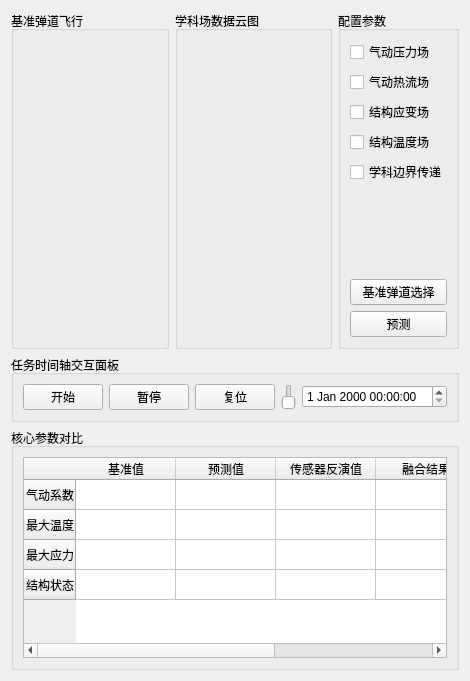
             <widget class="QWidget" name="page_11">
              <layout class="QVBoxLayout" name="verticalLayout_49">
               <item>
                <layout class="QVBoxLayout" name="verticalLayout_46" stretch="7,1,5">
                 <item>
                  <layout class="QHBoxLayout" name="horizontalLayout_63" stretch="3,3,1">
                   <item>
                    <widget class="QGroupBox" name="groupBox_44">
                     <property name="title">
                      <string>基准弹道飞行</string>
                     </property>
                    </widget>
                   </item>
                   <item>
                    <widget class="QGroupBox" name="groupBox_45">
                     <property name="title">
                      <string>学科场数据云图</string>
                     </property>
                    </widget>
                   </item>
                   <item>
                    <widget class="QGroupBox" name="groupBox_46">
                     <property name="title">
                      <string>配置参数</string>
                     </property>
                     <layout class="QVBoxLayout" name="verticalLayout_47">
                      <item>
                       <layout class="QVBoxLayout" name="verticalLayout_48">
                        <item>
                         <widget class="QCheckBox" name="checkBox_7">
                          <property name="text">
                           <string>气动压力场</string>
                          </property>
                         </widget>
                        </item>
                        <item>
                         <widget class="QCheckBox" name="checkBox_9">
                          <property name="text">
                           <string>气动热流场</string>
                          </property>
                         </widget>
                        </item>
                        <item>
                         <widget class="QCheckBox" name="checkBox_11">
                          <property name="text">
                           <string>结构应变场</string>
                          </property>
                         </widget>
                        </item>
                        <item>
                         <widget class="QCheckBox" name="checkBox_10">
                          <property name="text">
                           <string>结构温度场</string>
                          </property>
                         </widget>
                        </item>
                        <item>
                         <widget class="QCheckBox" name="checkBox_8">
                          <property name="text">
                           <string>学科边界传递</string>
                          </property>
                         </widget>
                        </item>
                        <item>
                         <spacer name="verticalSpacer">
                          <property name="orientation">
                           <enum>Qt::Orientation::Vertical</enum>
                          </property>
                          <property name="sizeHint" stdset="0">
                           <size>
                            <width>20</width>
                            <height>40</height>
                           </size>
                          </property>
                         </spacer>
                        </item>
                        <item>
                         <widget class="QPushButton" name="pushButton_62">
                          <property name="text">
                           <string>基准弹道选择</string>
                          </property>
                         </widget>
                        </item>
                        <item>
                         <widget class="QPushButton" name="pushButton_63">
                          <property name="text">
                           <string>预测</string>
                          </property>
                         </widget>
                        </item>
                       </layout>
                      </item>
                     </layout>
                    </widget>
                   </item>
                  </layout>
                 </item>
                 <item>
                  <widget class="QGroupBox" name="groupBox_47">
                   <property name="title">
                    <string>任务时间轴交互面板</string>
                   </property>
                   <layout class="QHBoxLayout" name="horizontalLayout_64">
                    <item>
                     <widget class="QPushButton" name="pushButton_59">
                      <property name="text">
                       <string>开始</string>
                      </property>
                     </widget>
                    </item>
                    <item>
                     <widget class="QPushButton" name="pushButton_60">
                      <property name="text">
                       <string>暂停</string>
                      </property>
                     </widget>
                    </item>
                    <item>
                     <widget class="QPushButton" name="pushButton_61">
                      <property name="text">
                       <string>复位</string>
                      </property>
                     </widget>
                    </item>
                    <item>
                     <widget class="QSlider" name="horizontalSlider_4"/>
                    </item>
                    <item>
                     <widget class="QDateTimeEdit" name="dateTimeEdit_4"/>
                    </item>
                   </layout>
                  </widget>
                 </item>
                 <item>
                  <widget class="QGroupBox" name="groupBox_48">
                   <property name="title">
                    <string>核心参数对比</string>
                   </property>
                   <layout class="QHBoxLayout" name="horizontalLayout_65">
                    <item>
                     <widget class="QTableWidget" name="tableWidget_10">
                      <row>
                       <property name="text">
                        <string>气动系数</string>
                       </property>
                      </row>
                      <row>
                       <property name="text">
                        <string>最大温度</string>
                       </property>
                      </row>
                      <row>
                       <property name="text">
                        <string>最大应力</string>
                       </property>
                      </row>
                      <row>
                       <property name="text">
                        <string>结构状态</string>
                       </property>
                      </row>
                      <column>
                       <property name="text">
                        <string>基准值</string>
                       </property>
                      </column>
                      <column>
                       <property name="text">
                        <string>预测值</string>
                       </property>
                      </column>
                      <column>
                       <property name="text">
                        <string>传感器反演值</string>
                       </property>
                      </column>
                      <column>
                       <property name="text">
                        <string>融合结果</string>
                       </property>
                      </column>
                      <column>
                       <property name="text">
                        <string>融合结果不确定性</string>
                       </property>
                      </column>
                     </widget>
                    </item>
                   </layout>
                  </widget>
                 </item>
                </layout>
               </item>
              </layout>
             </widget>
